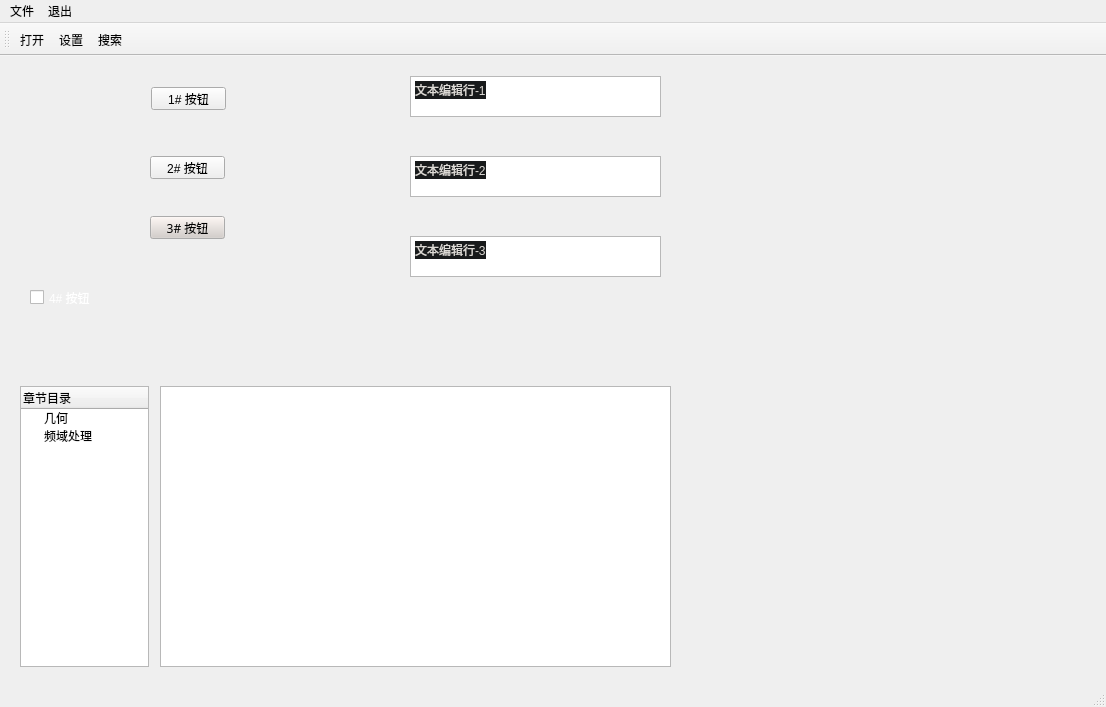
<?xml version="1.0" encoding="UTF-8"?>
<ui version="4.0">
 <class>MainWindow</class>
 <widget class="QMainWindow" name="MainWindow">
  <property name="geometry">
   <rect>
    <x>0</x>
    <y>0</y>
    <width>1106</width>
    <height>707</height>
   </rect>
  </property>
  <property name="palette">
   <palette>
    <active>
     <colorrole role="WindowText">
      <brush brushstyle="SolidPattern">
       <color alpha="255">
        <red>255</red>
        <green>255</green>
        <blue>255</blue>
       </color>
      </brush>
     </colorrole>
    </active>
    <inactive>
     <colorrole role="WindowText">
      <brush brushstyle="SolidPattern">
       <color alpha="255">
        <red>255</red>
        <green>255</green>
        <blue>255</blue>
       </color>
      </brush>
     </colorrole>
    </inactive>
    <disabled>
     <colorrole role="WindowText">
      <brush brushstyle="SolidPattern">
       <color alpha="255">
        <red>120</red>
        <green>120</green>
        <blue>120</blue>
       </color>
      </brush>
     </colorrole>
    </disabled>
   </palette>
  </property>
  <property name="windowTitle">
   <string>第一个QT界面工程</string>
  </property>
  <property name="windowIcon">
   <iconset>
    <normaloff>../image/hmg.png</normaloff>../image/hmg.png</iconset>
  </property>
  <property name="autoFillBackground">
   <bool>false</bool>
  </property>
  <widget class="QWidget" name="centralwidget">
   <widget class="QTextEdit" name="textEdit">
    <property name="enabled">
     <bool>true</bool>
    </property>
    <property name="geometry">
     <rect>
      <x>410</x>
      <y>20</y>
      <width>251</width>
      <height>41</height>
     </rect>
    </property>
    <property name="html">
     <string>&lt;!DOCTYPE HTML PUBLIC &quot;-//W3C//DTD HTML 4.0//EN&quot; &quot;http://www.w3.org/TR/REC-html40/strict.dtd&quot;&gt;
&lt;html&gt;&lt;head&gt;&lt;meta name=&quot;qrichtext&quot; content=&quot;1&quot; /&gt;&lt;style type=&quot;text/css&quot;&gt;
p, li { white-space: pre-wrap; }
&lt;/style&gt;&lt;/head&gt;&lt;body style=&quot; font-family:'SimSun'; font-size:9pt; font-weight:400; font-style:normal;&quot;&gt;
&lt;p style=&quot; margin-top:0px; margin-bottom:0px; margin-left:0px; margin-right:0px; -qt-block-indent:0; text-indent:0px;&quot;&gt;&lt;span style=&quot; font-family:'-apple-system','BlinkMacSystemFont','Helvetica Neue','PingFang SC','Microsoft YaHei','Source Han Sans SC','Noto Sans CJK SC','WenQuanYi Micro Hei','sans-serif'; color:#dddad5; background-color:#181a1b;&quot;&gt;文本编辑行-1&lt;/span&gt;&lt;/p&gt;&lt;/body&gt;&lt;/html&gt;</string>
    </property>
   </widget>
   <widget class="QTextEdit" name="textEdit_2">
    <property name="enabled">
     <bool>true</bool>
    </property>
    <property name="geometry">
     <rect>
      <x>410</x>
      <y>100</y>
      <width>251</width>
      <height>41</height>
     </rect>
    </property>
    <property name="html">
     <string>&lt;!DOCTYPE HTML PUBLIC &quot;-//W3C//DTD HTML 4.0//EN&quot; &quot;http://www.w3.org/TR/REC-html40/strict.dtd&quot;&gt;
&lt;html&gt;&lt;head&gt;&lt;meta name=&quot;qrichtext&quot; content=&quot;1&quot; /&gt;&lt;style type=&quot;text/css&quot;&gt;
p, li { white-space: pre-wrap; }
&lt;/style&gt;&lt;/head&gt;&lt;body style=&quot; font-family:'SimSun'; font-size:9pt; font-weight:400; font-style:normal;&quot;&gt;
&lt;p style=&quot; margin-top:0px; margin-bottom:0px; margin-left:0px; margin-right:0px; -qt-block-indent:0; text-indent:0px;&quot;&gt;&lt;span style=&quot; font-family:'-apple-system','BlinkMacSystemFont','Helvetica Neue','PingFang SC','Microsoft YaHei','Source Han Sans SC','Noto Sans CJK SC','WenQuanYi Micro Hei','sans-serif'; font-size:medium; color:#dddad5; background-color:#181a1b;&quot;&gt;文本编辑行-2&lt;/span&gt;&lt;/p&gt;&lt;/body&gt;&lt;/html&gt;</string>
    </property>
   </widget>
   <widget class="QTextEdit" name="textEdit_3">
    <property name="enabled">
     <bool>true</bool>
    </property>
    <property name="geometry">
     <rect>
      <x>410</x>
      <y>180</y>
      <width>251</width>
      <height>41</height>
     </rect>
    </property>
    <property name="palette">
     <palette>
      <active>
       <colorrole role="Text">
        <brush brushstyle="SolidPattern">
         <color alpha="255">
          <red>255</red>
          <green>0</green>
          <blue>0</blue>
         </color>
        </brush>
       </colorrole>
       <colorrole role="PlaceholderText">
        <brush brushstyle="SolidPattern">
         <color alpha="128">
          <red>255</red>
          <green>0</green>
          <blue>0</blue>
         </color>
        </brush>
       </colorrole>
      </active>
      <inactive>
       <colorrole role="Text">
        <brush brushstyle="SolidPattern">
         <color alpha="255">
          <red>255</red>
          <green>0</green>
          <blue>0</blue>
         </color>
        </brush>
       </colorrole>
       <colorrole role="PlaceholderText">
        <brush brushstyle="SolidPattern">
         <color alpha="128">
          <red>255</red>
          <green>0</green>
          <blue>0</blue>
         </color>
        </brush>
       </colorrole>
      </inactive>
      <disabled>
       <colorrole role="Text">
        <brush brushstyle="SolidPattern">
         <color alpha="255">
          <red>120</red>
          <green>120</green>
          <blue>120</blue>
         </color>
        </brush>
       </colorrole>
       <colorrole role="PlaceholderText">
        <brush brushstyle="SolidPattern">
         <color alpha="128">
          <red>0</red>
          <green>0</green>
          <blue>0</blue>
         </color>
        </brush>
       </colorrole>
      </disabled>
     </palette>
    </property>
    <property name="html">
     <string>&lt;!DOCTYPE HTML PUBLIC &quot;-//W3C//DTD HTML 4.0//EN&quot; &quot;http://www.w3.org/TR/REC-html40/strict.dtd&quot;&gt;
&lt;html&gt;&lt;head&gt;&lt;meta name=&quot;qrichtext&quot; content=&quot;1&quot; /&gt;&lt;style type=&quot;text/css&quot;&gt;
p, li { white-space: pre-wrap; }
&lt;/style&gt;&lt;/head&gt;&lt;body style=&quot; font-family:'SimSun'; font-size:9pt; font-weight:400; font-style:normal;&quot;&gt;
&lt;p style=&quot; margin-top:0px; margin-bottom:0px; margin-left:0px; margin-right:0px; -qt-block-indent:0; text-indent:0px;&quot;&gt;&lt;span style=&quot; font-family:'-apple-system','BlinkMacSystemFont','Helvetica Neue','PingFang SC','Microsoft YaHei','Source Han Sans SC','Noto Sans CJK SC','WenQuanYi Micro Hei','sans-serif'; font-size:medium; color:#dddad5; background-color:#181a1b;&quot;&gt;文本编辑行-3&lt;/span&gt;&lt;/p&gt;&lt;/body&gt;&lt;/html&gt;</string>
    </property>
   </widget>
   <widget class="QPushButton" name="pushButton">
    <property name="geometry">
     <rect>
      <x>150</x>
      <y>160</y>
      <width>75</width>
      <height>23</height>
     </rect>
    </property>
    <property name="palette">
     <palette>
      <active>
       <colorrole role="WindowText">
        <brush brushstyle="SolidPattern">
         <color alpha="255">
          <red>0</red>
          <green>0</green>
          <blue>0</blue>
         </color>
        </brush>
       </colorrole>
       <colorrole role="Button">
        <brush brushstyle="SolidPattern">
         <color alpha="255">
          <red>212</red>
          <green>205</green>
          <blue>202</blue>
         </color>
        </brush>
       </colorrole>
       <colorrole role="Text">
        <brush brushstyle="SolidPattern">
         <color alpha="255">
          <red>0</red>
          <green>0</green>
          <blue>0</blue>
         </color>
        </brush>
       </colorrole>
       <colorrole role="ButtonText">
        <brush brushstyle="SolidPattern">
         <color alpha="255">
          <red>0</red>
          <green>0</green>
          <blue>0</blue>
         </color>
        </brush>
       </colorrole>
       <colorrole role="PlaceholderText">
        <brush brushstyle="SolidPattern">
         <color alpha="128">
          <red>170</red>
          <green>0</green>
          <blue>0</blue>
         </color>
        </brush>
       </colorrole>
      </active>
      <inactive>
       <colorrole role="WindowText">
        <brush brushstyle="SolidPattern">
         <color alpha="255">
          <red>0</red>
          <green>0</green>
          <blue>0</blue>
         </color>
        </brush>
       </colorrole>
       <colorrole role="Button">
        <brush brushstyle="SolidPattern">
         <color alpha="255">
          <red>212</red>
          <green>205</green>
          <blue>202</blue>
         </color>
        </brush>
       </colorrole>
       <colorrole role="Text">
        <brush brushstyle="SolidPattern">
         <color alpha="255">
          <red>0</red>
          <green>0</green>
          <blue>0</blue>
         </color>
        </brush>
       </colorrole>
       <colorrole role="ButtonText">
        <brush brushstyle="SolidPattern">
         <color alpha="255">
          <red>0</red>
          <green>0</green>
          <blue>0</blue>
         </color>
        </brush>
       </colorrole>
       <colorrole role="PlaceholderText">
        <brush brushstyle="SolidPattern">
         <color alpha="128">
          <red>170</red>
          <green>0</green>
          <blue>0</blue>
         </color>
        </brush>
       </colorrole>
      </inactive>
      <disabled>
       <colorrole role="WindowText">
        <brush brushstyle="SolidPattern">
         <color alpha="255">
          <red>120</red>
          <green>120</green>
          <blue>120</blue>
         </color>
        </brush>
       </colorrole>
       <colorrole role="Button">
        <brush brushstyle="SolidPattern">
         <color alpha="255">
          <red>212</red>
          <green>205</green>
          <blue>202</blue>
         </color>
        </brush>
       </colorrole>
       <colorrole role="Text">
        <brush brushstyle="SolidPattern">
         <color alpha="255">
          <red>120</red>
          <green>120</green>
          <blue>120</blue>
         </color>
        </brush>
       </colorrole>
       <colorrole role="ButtonText">
        <brush brushstyle="SolidPattern">
         <color alpha="255">
          <red>120</red>
          <green>120</green>
          <blue>120</blue>
         </color>
        </brush>
       </colorrole>
       <colorrole role="PlaceholderText">
        <brush brushstyle="SolidPattern">
         <color alpha="128">
          <red>0</red>
          <green>0</green>
          <blue>0</blue>
         </color>
        </brush>
       </colorrole>
      </disabled>
     </palette>
    </property>
    <property name="font">
     <font>
      <family>Agency FB</family>
      <pointsize>9</pointsize>
     </font>
    </property>
    <property name="text">
     <string>3# 按钮</string>
    </property>
   </widget>
   <widget class="QPushButton" name="pushButton_2">
    <property name="geometry">
     <rect>
      <x>150</x>
      <y>100</y>
      <width>75</width>
      <height>23</height>
     </rect>
    </property>
    <property name="text">
     <string>2# 按钮</string>
    </property>
   </widget>
   <widget class="QPushButton" name="pushButton_3">
    <property name="geometry">
     <rect>
      <x>151</x>
      <y>31</y>
      <width>75</width>
      <height>23</height>
     </rect>
    </property>
    <property name="text">
     <string>1# 按钮</string>
    </property>
   </widget>
   <widget class="QCheckBox" name="checkBox_4">
    <property name="geometry">
     <rect>
      <x>30</x>
      <y>230</y>
      <width>75</width>
      <height>23</height>
     </rect>
    </property>
    <property name="text">
     <string>4# 按钮</string>
    </property>
   </widget>
   <widget class="QTreeWidget" name="treeWidget">
    <property name="geometry">
     <rect>
      <x>20</x>
      <y>330</y>
      <width>129</width>
      <height>281</height>
     </rect>
    </property>
    <column>
     <property name="text">
      <string>章节目录</string>
     </property>
    </column>
    <item>
     <property name="text">
      <string>几何</string>
     </property>
     <item>
      <property name="text">
       <string>三角形</string>
      </property>
     </item>
     <item>
      <property name="text">
       <string>圆形</string>
      </property>
     </item>
     <item>
      <property name="text">
       <string>正方形</string>
      </property>
     </item>
    </item>
    <item>
     <property name="text">
      <string>频域处理</string>
     </property>
     <item>
      <property name="text">
       <string>傅里叶变换</string>
      </property>
     </item>
    </item>
   </widget>
   <widget class="QTextEdit" name="plainTextEdit">
    <property name="enabled">
     <bool>true</bool>
    </property>
    <property name="geometry">
     <rect>
      <x>160</x>
      <y>330</y>
      <width>511</width>
      <height>281</height>
     </rect>
    </property>
   </widget>
  </widget>
  <widget class="QMenuBar" name="menubar">
   <property name="geometry">
    <rect>
     <x>0</x>
     <y>0</y>
     <width>1106</width>
     <height>23</height>
    </rect>
   </property>
   <widget class="QMenu" name="menu">
    <property name="title">
     <string>文件</string>
    </property>
    <addaction name="actionopen"/>
    <addaction name="actionsave"/>
    <addaction name="actionclose"/>
    <addaction name="actionset"/>
    <addaction name="actionhelp"/>
   </widget>
   <widget class="QMenu" name="menu_2">
    <property name="title">
     <string>退出</string>
    </property>
   </widget>
   <addaction name="menu"/>
   <addaction name="menu_2"/>
  </widget>
  <widget class="QStatusBar" name="statusBar"/>
  <widget class="QToolBar" name="toolBar">
   <property name="windowTitle">
    <string>toolBar</string>
   </property>
   <attribute name="toolBarArea">
    <enum>TopToolBarArea</enum>
   </attribute>
   <attribute name="toolBarBreak">
    <bool>false</bool>
   </attribute>
   <addaction name="actionopen"/>
   <addaction name="actionset"/>
   <addaction name="actionsearch"/>
  </widget>
  <action name="actionopen">
   <property name="text">
    <string>打开</string>
   </property>
  </action>
  <action name="actionsave">
   <property name="text">
    <string>保存</string>
   </property>
  </action>
  <action name="actionclose">
   <property name="text">
    <string>关闭</string>
   </property>
  </action>
  <action name="actionset">
   <property name="icon">
    <iconset theme="set">
     <normaloff>../image/set.png</normaloff>../image/set.png</iconset>
   </property>
   <property name="text">
    <string>设置</string>
   </property>
  </action>
  <action name="actionsearch">
   <property name="icon">
    <iconset>
     <normaloff>../image/search.png</normaloff>../image/search.png</iconset>
   </property>
   <property name="text">
    <string>搜索</string>
   </property>
  </action>
  <action name="actionhelp">
   <property name="text">
    <string>帮助</string>
   </property>
  </action>
 </widget>
 <resources/>
 <connections>
  <connection>
   <sender>actionclose</sender>
   <signal>triggered()</signal>
   <receiver>MainWindow</receiver>
   <slot>close()</slot>
   <hints>
    <hint type="sourcelabel">
     <x>-1</x>
     <y>-1</y>
    </hint>
    <hint type="destinationlabel">
     <x>399</x>
     <y>299</y>
    </hint>
   </hints>
  </connection>
  <connection>
   <sender>actionhelp</sender>
   <signal>triggered()</signal>
   <receiver>MainWindow</receiver>
   <slot>trigger_actHelp()</slot>
   <hints>
    <hint type="sourcelabel">
     <x>-1</x>
     <y>-1</y>
    </hint>
    <hint type="destinationlabel">
     <x>413</x>
     <y>302</y>
    </hint>
   </hints>
  </connection>
  <connection>
   <sender>pushButton_2</sender>
   <signal>clicked()</signal>
   <receiver>MainWindow</receiver>
   <slot>click_pushButton_2()</slot>
   <hints>
    <hint type="sourcelabel">
     <x>200</x>
     <y>179</y>
    </hint>
    <hint type="destinationlabel">
     <x>246</x>
     <y>253</y>
    </hint>
   </hints>
  </connection>
  <connection>
   <sender>pushButton_3</sender>
   <signal>clicked()</signal>
   <receiver>textEdit</receiver>
   <slot>clear()</slot>
   <hints>
    <hint type="sourcelabel">
     <x>215</x>
     <y>110</y>
    </hint>
    <hint type="destinationlabel">
     <x>416</x>
     <y>117</y>
    </hint>
   </hints>
  </connection>
  <connection>
   <sender>checkBox_4</sender>
   <signal>clicked(bool)</signal>
   <receiver>checkBox_4</receiver>
   <slot>setChecked(bool)</slot>
   <hints>
    <hint type="sourcelabel">
     <x>86</x>
     <y>309</y>
    </hint>
    <hint type="destinationlabel">
     <x>70</x>
     <y>309</y>
    </hint>
   </hints>
  </connection>
 </connections>
 <slots>
  <signal>signal1()</signal>
  <slot>click_pushButton_2()</slot>
  <slot>trigger_actHelp()</slot>
  <slot>click_treeWidget()</slot>
 </slots>
</ui>
